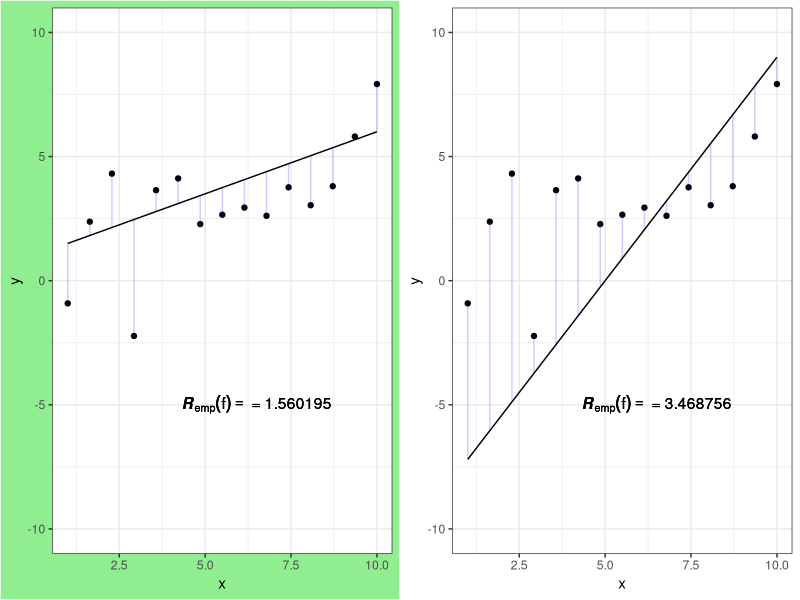

The R script that drew this image:
##################################################################
####################Risk for different functions##################
##################################################################
# Aim: motivation of risk minimization
# Plot with two or three functions plot including corresponding risk
# Using the absolute loss in order to create an easy understanding 
# of the concept risk and risk minimization 
# 

#######
#libraries

library(ggplot2)
library(gridExtra)
library(grid)

#######
# Create sample data
set.seed(1234)

#number of data points
n <- 15

# errors
sd <- 2
eps <- rnorm(n = n , mean = 0, sd = sd)

# x values
x <- seq (1,10,length.out = n)

#linear model 
b0 <- 1
b1 <- 0.5
y <- b0 + b1*x + eps


#####
#perfect model 
model_1 <- b0 + b1*x

model_2 <- b0 + (b1-0.4)*x

model_3 <- b0-10+ (b1+1.3)*x

data <- data.frame(x = x, y = y, model_1 = model_1, model_2 = model_2, model_3) 


residual_plot <- function(data, model){
  
  risk <- sum (abs(y-model))/nrow(data)
  
  ggplot(data = data, mapping = aes(x = x, y=y)) +
    geom_point() +
    geom_line (aes(x =x, y= model))+
    geom_segment(aes(xend = x, yend = model), alpha = .2,colour = "blue") +
    theme_bw() +
    ylim(c(-10,10))+
    annotate("text", x = 6.5, y = -5, label = bquote(bolditalic(R)[emp](f)==~"="~.(risk)))
  #annotate("text", x = 6.5, y = -5, label = bquote(bolditalic(R)[emp](f)== frac(1,n) %*% sum(L(y^(i), f(bold(x)^(i))), i==1, n)~"="~.(risk)))
  
}

grid <- grid.arrange(
  residual_plot(data, model= model_1)+ 
    theme(plot.background = element_rect(fill = "lightgreen")),
  #residual_plot(data, model= model_2),
  residual_plot(data, model= model_3), 
  ncol = 2)

ggsave("figure_man/ml-basic_riskmin-3-risk-min.png", grid)
